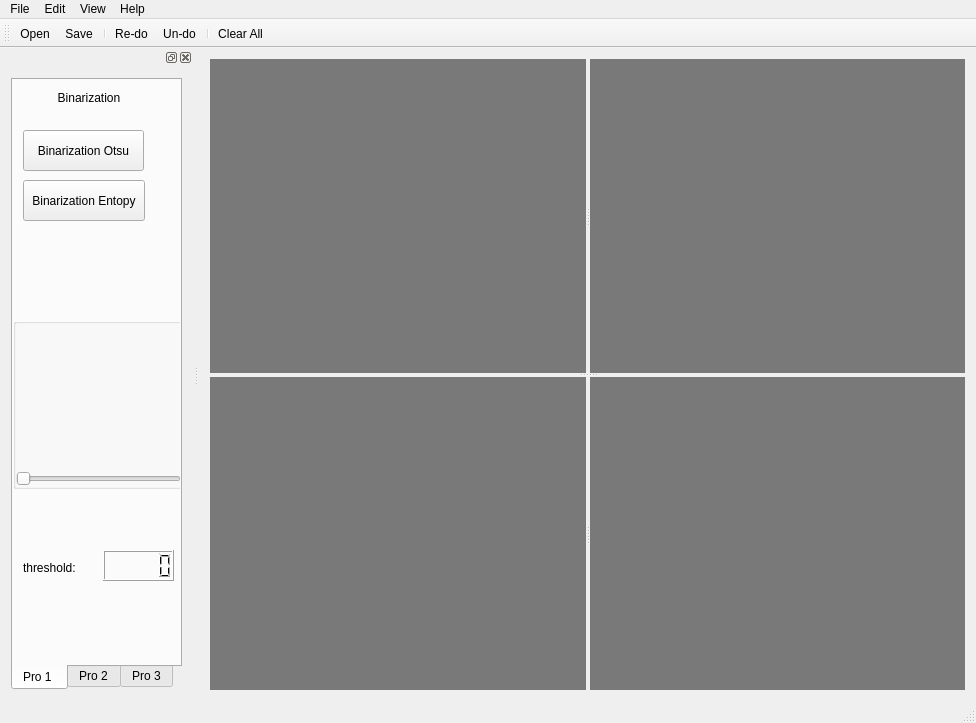
<?xml version="1.0" encoding="UTF-8"?>
<ui version="4.0">
 <class>MainWindowClass</class>
 <widget class="QMainWindow" name="MainWindowClass">
  <property name="geometry">
   <rect>
    <x>0</x>
    <y>0</y>
    <width>976</width>
    <height>723</height>
   </rect>
  </property>
  <property name="windowTitle">
   <string>Image Process Hw</string>
  </property>
  <widget class="QWidget" name="centralWidget">
   <layout class="QGridLayout" name="gridLayout">
    <item row="0" column="0">
     <widget class="QSplitter" name="splitter_3">
      <property name="orientation">
       <enum>Qt::Vertical</enum>
      </property>
      <widget class="QSplitter" name="splitter">
       <property name="orientation">
        <enum>Qt::Horizontal</enum>
       </property>
       <widget class="ImageWidget" name="widget_1" native="true">
        <property name="contextMenuPolicy">
         <enum>Qt::NoContextMenu</enum>
        </property>
        <property name="toolTip">
         <string>Original Image</string>
        </property>
        <property name="autoFillBackground">
         <bool>false</bool>
        </property>
        <property name="styleSheet">
         <string notr="true">background-color: rgb(121, 121, 121);</string>
        </property>
       </widget>
       <widget class="ImageWidget" name="widget_2" native="true">
        <property name="toolTip">
         <string>Gray Image</string>
        </property>
        <property name="autoFillBackground">
         <bool>false</bool>
        </property>
        <property name="styleSheet">
         <string notr="true">background-color: rgb(121, 121, 121);</string>
        </property>
       </widget>
      </widget>
      <widget class="QSplitter" name="splitter_2">
       <property name="orientation">
        <enum>Qt::Horizontal</enum>
       </property>
       <widget class="HistogramWidget" name="widget_hist" native="true">
        <property name="toolTip">
         <string>Histogram</string>
        </property>
        <property name="styleSheet">
         <string notr="true">background-color: rgb(121, 121, 121);</string>
        </property>
       </widget>
       <widget class="ImageWidget" name="widget_3" native="true">
        <property name="sizePolicy">
         <sizepolicy hsizetype="Preferred" vsizetype="Preferred">
          <horstretch>0</horstretch>
          <verstretch>0</verstretch>
         </sizepolicy>
        </property>
        <property name="toolTip">
         <string/>
        </property>
        <property name="autoFillBackground">
         <bool>false</bool>
        </property>
        <property name="styleSheet">
         <string notr="true">background-color: rgb(121, 121, 121);</string>
        </property>
       </widget>
      </widget>
     </widget>
    </item>
   </layout>
  </widget>
  <widget class="QMenuBar" name="menuBar">
   <property name="geometry">
    <rect>
     <x>0</x>
     <y>0</y>
     <width>976</width>
     <height>23</height>
    </rect>
   </property>
   <widget class="QMenu" name="menuFile">
    <property name="title">
     <string>File</string>
    </property>
    <addaction name="actionOpen"/>
    <addaction name="actionSave"/>
    <addaction name="actionSave_As"/>
    <addaction name="actionExit"/>
   </widget>
   <widget class="QMenu" name="menuEdit">
    <property name="title">
     <string>Edit</string>
    </property>
    <addaction name="actionUndo"/>
    <addaction name="actionRe_do"/>
   </widget>
   <widget class="QMenu" name="menuHelp">
    <property name="title">
     <string>Help</string>
    </property>
    <addaction name="actionAbout"/>
   </widget>
   <widget class="QMenu" name="menuView">
    <property name="title">
     <string>View</string>
    </property>
    <addaction name="actionToolBox"/>
   </widget>
   <addaction name="menuFile"/>
   <addaction name="menuEdit"/>
   <addaction name="menuView"/>
   <addaction name="menuHelp"/>
  </widget>
  <widget class="QToolBar" name="mainToolBar">
   <attribute name="toolBarArea">
    <enum>TopToolBarArea</enum>
   </attribute>
   <attribute name="toolBarBreak">
    <bool>false</bool>
   </attribute>
   <addaction name="actionOpen"/>
   <addaction name="actionSave"/>
   <addaction name="separator"/>
   <addaction name="actionRe_do"/>
   <addaction name="actionUndo"/>
   <addaction name="separator"/>
   <addaction name="actionClearOperation"/>
  </widget>
  <widget class="QStatusBar" name="statusBar"/>
  <widget class="QDockWidget" name="dockWidget">
   <property name="floating">
    <bool>false</bool>
   </property>
   <attribute name="dockWidgetArea">
    <number>1</number>
   </attribute>
   <widget class="QWidget" name="dockWidgetContents">
    <layout class="QGridLayout" name="gridLayout_2">
     <item row="0" column="0">
      <widget class="QTabWidget" name="tabWidget">
       <property name="minimumSize">
        <size>
         <width>171</width>
         <height>604</height>
        </size>
       </property>
       <property name="tabPosition">
        <enum>QTabWidget::South</enum>
       </property>
       <property name="currentIndex">
        <number>0</number>
       </property>
       <widget class="QWidget" name="tab_1">
        <attribute name="title">
         <string>Pro 1 </string>
        </attribute>
        <widget class="QPushButton" name="btnEntBi">
         <property name="geometry">
          <rect>
           <x>10</x>
           <y>100</y>
           <width>122</width>
           <height>41</height>
          </rect>
         </property>
         <property name="text">
          <string>Binarization Entopy</string>
         </property>
        </widget>
        <widget class="QLabel" name="label_3">
         <property name="geometry">
          <rect>
           <x>40</x>
           <y>10</y>
           <width>72</width>
           <height>16</height>
          </rect>
         </property>
         <property name="text">
          <string>Binarization</string>
         </property>
         <property name="alignment">
          <set>Qt::AlignCenter</set>
         </property>
        </widget>
        <widget class="QPushButton" name="btnOtsuBi">
         <property name="geometry">
          <rect>
           <x>10</x>
           <y>50</y>
           <width>121</width>
           <height>41</height>
          </rect>
         </property>
         <property name="text">
          <string>Binarization Otsu</string>
         </property>
        </widget>
        <widget class="QGroupBox" name="groupBox_7">
         <property name="geometry">
          <rect>
           <x>0</x>
           <y>238</y>
           <width>171</width>
           <height>171</height>
          </rect>
         </property>
         <property name="title">
          <string/>
         </property>
         <layout class="QVBoxLayout" name="verticalLayout_5" stretch="1,0,0">
          <property name="margin">
           <number>0</number>
          </property>
          <item>
           <widget class="QLabel" name="smallhist">
            <property name="text">
             <string/>
            </property>
           </widget>
          </item>
          <item>
           <widget class="QLabel" name="label_7">
            <property name="text">
             <string/>
            </property>
            <property name="pixmap">
             <pixmap resource="mainwindow.qrc">:/MainWindow/bar.bmp</pixmap>
            </property>
           </widget>
          </item>
          <item>
           <widget class="QSlider" name="slider">
            <property name="maximum">
             <number>255</number>
            </property>
            <property name="orientation">
             <enum>Qt::Horizontal</enum>
            </property>
           </widget>
          </item>
         </layout>
        </widget>
        <widget class="QLCDNumber" name="lcdNumber">
         <property name="geometry">
          <rect>
           <x>90</x>
           <y>470</y>
           <width>71</width>
           <height>31</height>
          </rect>
         </property>
        </widget>
        <widget class="QLabel" name="label_8">
         <property name="geometry">
          <rect>
           <x>10</x>
           <y>480</y>
           <width>81</width>
           <height>16</height>
          </rect>
         </property>
         <property name="styleSheet">
          <string notr="true">font: 75 12pt &quot;Aharoni&quot;;</string>
         </property>
         <property name="text">
          <string>threshold:</string>
         </property>
        </widget>
       </widget>
       <widget class="QWidget" name="tab_2">
        <attribute name="title">
         <string>Pro 2</string>
        </attribute>
        <widget class="QPushButton" name="btnSobel">
         <property name="geometry">
          <rect>
           <x>0</x>
           <y>460</y>
           <width>75</width>
           <height>23</height>
          </rect>
         </property>
         <property name="text">
          <string>Ok</string>
         </property>
        </widget>
        <widget class="QPlainTextEdit" name="plainTextEdit">
         <property name="geometry">
          <rect>
           <x>0</x>
           <y>270</y>
           <width>161</width>
           <height>161</height>
          </rect>
         </property>
         <property name="plainText">
          <string/>
         </property>
        </widget>
        <widget class="QComboBox" name="comboBox">
         <property name="enabled">
          <bool>true</bool>
         </property>
         <property name="geometry">
          <rect>
           <x>10</x>
           <y>80</y>
           <width>131</width>
           <height>22</height>
          </rect>
         </property>
         <property name="currentIndex">
          <number>-1</number>
         </property>
         <item>
          <property name="text">
           <string>Sobel</string>
          </property>
         </item>
         <item>
          <property name="text">
           <string>Prewitt</string>
          </property>
         </item>
         <item>
          <property name="text">
           <string>Mean Filter</string>
          </property>
         </item>
         <item>
          <property name="text">
           <string>Median Filter</string>
          </property>
         </item>
         <item>
          <property name="text">
           <string>Gaussian Filter</string>
          </property>
         </item>
        </widget>
        <widget class="QLabel" name="label">
         <property name="geometry">
          <rect>
           <x>10</x>
           <y>50</y>
           <width>91</width>
           <height>16</height>
          </rect>
         </property>
         <property name="text">
          <string>Select Filter</string>
         </property>
        </widget>
        <widget class="QLabel" name="label_5">
         <property name="geometry">
          <rect>
           <x>10</x>
           <y>250</y>
           <width>131</width>
           <height>16</height>
          </rect>
         </property>
         <property name="text">
          <string>Cunstom Kernel</string>
         </property>
        </widget>
        <widget class="QLabel" name="label_6">
         <property name="geometry">
          <rect>
           <x>10</x>
           <y>130</y>
           <width>131</width>
           <height>91</height>
          </rect>
         </property>
         <property name="text">
          <string>No filter you want? That's OK. Input the filter you want below. Just make sure there's no wrong input.</string>
         </property>
         <property name="alignment">
          <set>Qt::AlignJustify|Qt::AlignVCenter</set>
         </property>
         <property name="wordWrap">
          <bool>true</bool>
         </property>
        </widget>
        <widget class="QPushButton" name="btnClear">
         <property name="geometry">
          <rect>
           <x>80</x>
           <y>460</y>
           <width>75</width>
           <height>23</height>
          </rect>
         </property>
         <property name="text">
          <string>Clear</string>
         </property>
        </widget>
        <widget class="QLabel" name="label_4">
         <property name="geometry">
          <rect>
           <x>40</x>
           <y>10</y>
           <width>101</width>
           <height>16</height>
          </rect>
         </property>
         <property name="text">
          <string>Convolution</string>
         </property>
        </widget>
       </widget>
       <widget class="QWidget" name="tab_3">
        <attribute name="title">
         <string>Pro 3</string>
        </attribute>
        <widget class="QGroupBox" name="groupBox">
         <property name="geometry">
          <rect>
           <x>0</x>
           <y>20</y>
           <width>161</width>
           <height>81</height>
          </rect>
         </property>
         <property name="title">
          <string>Basic Morphology</string>
         </property>
         <layout class="QGridLayout" name="gridLayout_4">
          <item row="0" column="0">
           <widget class="QPushButton" name="btnDilation">
            <property name="text">
             <string>Dilation</string>
            </property>
           </widget>
          </item>
          <item row="2" column="2">
           <widget class="QPushButton" name="btnClose">
            <property name="text">
             <string>Close</string>
            </property>
           </widget>
          </item>
          <item row="2" column="0">
           <widget class="QPushButton" name="btnOpen">
            <property name="text">
             <string>Open</string>
            </property>
           </widget>
          </item>
          <item row="0" column="2">
           <widget class="QPushButton" name="btnErosion">
            <property name="text">
             <string>Erosion</string>
            </property>
           </widget>
          </item>
         </layout>
        </widget>
        <widget class="QGroupBox" name="groupBox_2">
         <property name="geometry">
          <rect>
           <x>0</x>
           <y>100</y>
           <width>171</width>
           <height>51</height>
          </rect>
         </property>
         <property name="title">
          <string/>
         </property>
         <layout class="QHBoxLayout" name="horizontalLayout">
          <item>
           <widget class="QPushButton" name="btnEdgeDect">
            <property name="text">
             <string>EdgeDection</string>
            </property>
           </widget>
          </item>
          <item>
           <widget class="QPushButton" name="btnGradient">
            <property name="text">
             <string>Gradient</string>
            </property>
           </widget>
          </item>
         </layout>
        </widget>
        <widget class="QGroupBox" name="groupBox_3">
         <property name="geometry">
          <rect>
           <x>0</x>
           <y>150</y>
           <width>161</width>
           <height>81</height>
          </rect>
         </property>
         <property name="title">
          <string>Skeleton</string>
         </property>
         <layout class="QVBoxLayout" name="verticalLayout">
          <item>
           <widget class="QPushButton" name="btnSketeton">
            <property name="text">
             <string>Get Skeleton</string>
            </property>
           </widget>
          </item>
          <item>
           <widget class="QRadioButton" name="radioButton">
            <property name="text">
             <string>Step by Step</string>
            </property>
           </widget>
          </item>
         </layout>
        </widget>
        <widget class="QGroupBox" name="groupBox_4">
         <property name="geometry">
          <rect>
           <x>0</x>
           <y>310</y>
           <width>161</width>
           <height>77</height>
          </rect>
         </property>
         <property name="title">
          <string>Gray Scale Rescontruction</string>
         </property>
         <layout class="QVBoxLayout" name="verticalLayout_3">
          <item>
           <widget class="QPushButton" name="btnRescon">
            <property name="text">
             <string>Resconstruction</string>
            </property>
           </widget>
          </item>
          <item>
           <widget class="QRadioButton" name="radioButton_3">
            <property name="text">
             <string>Step by Step</string>
            </property>
           </widget>
          </item>
         </layout>
        </widget>
        <widget class="QGroupBox" name="groupBox_5">
         <property name="geometry">
          <rect>
           <x>0</x>
           <y>230</y>
           <width>161</width>
           <height>77</height>
          </rect>
         </property>
         <property name="title">
          <string>Distance Transform</string>
         </property>
         <layout class="QVBoxLayout" name="verticalLayout_2">
          <item>
           <widget class="QPushButton" name="btnDisTrans">
            <property name="text">
             <string>Distance Transform</string>
            </property>
           </widget>
          </item>
          <item>
           <widget class="QRadioButton" name="radioButton_2">
            <property name="text">
             <string>Step by Step</string>
            </property>
           </widget>
          </item>
         </layout>
        </widget>
        <widget class="QGroupBox" name="groupBox_6">
         <property name="geometry">
          <rect>
           <x>0</x>
           <y>400</y>
           <width>161</width>
           <height>191</height>
          </rect>
         </property>
         <property name="title">
          <string>Structure Element</string>
         </property>
         <layout class="QVBoxLayout" name="verticalLayout_4">
          <item>
           <widget class="QPlainTextEdit" name="plainTextEdit_2">
            <property name="lineWrapMode">
             <enum>QPlainTextEdit::NoWrap</enum>
            </property>
            <property name="readOnly">
             <bool>true</bool>
            </property>
           </widget>
          </item>
          <item>
           <widget class="QLabel" name="label_2">
            <property name="text">
             <string/>
            </property>
           </widget>
          </item>
          <item>
           <widget class="QPushButton" name="btnSetSE">
            <property name="text">
             <string>Custom</string>
            </property>
           </widget>
          </item>
         </layout>
        </widget>
       </widget>
      </widget>
     </item>
    </layout>
   </widget>
  </widget>
  <action name="actionOpen">
   <property name="icon">
    <iconset resource="mainwindow.qrc">
     <normaloff>:/MainWindow/fileopen.png</normaloff>:/MainWindow/fileopen.png</iconset>
   </property>
   <property name="text">
    <string>Open</string>
   </property>
   <property name="shortcut">
    <string>Ctrl+O</string>
   </property>
  </action>
  <action name="actionSave">
   <property name="icon">
    <iconset resource="mainwindow.qrc">
     <normaloff>:/MainWindow/filesave.png</normaloff>:/MainWindow/filesave.png</iconset>
   </property>
   <property name="text">
    <string>Save</string>
   </property>
   <property name="toolTip">
    <string>Save the Image in Right Bottom Window</string>
   </property>
   <property name="shortcut">
    <string>Ctrl+S</string>
   </property>
  </action>
  <action name="actionSave_As">
   <property name="text">
    <string>Save As</string>
   </property>
   <property name="shortcut">
    <string>Ctrl+Shift+S</string>
   </property>
  </action>
  <action name="actionExit">
   <property name="text">
    <string>Exit</string>
   </property>
   <property name="shortcut">
    <string>Ctrl+F4</string>
   </property>
  </action>
  <action name="actionAbout">
   <property name="text">
    <string>About</string>
   </property>
   <property name="shortcut">
    <string>F1</string>
   </property>
  </action>
  <action name="actionUndo">
   <property name="icon">
    <iconset resource="mainwindow.qrc">
     <normaloff>:/MainWindow/editundo.png</normaloff>:/MainWindow/editundo.png</iconset>
   </property>
   <property name="text">
    <string>Un-do</string>
   </property>
   <property name="shortcut">
    <string>Ctrl+Z</string>
   </property>
  </action>
  <action name="actionClearOperation">
   <property name="icon">
    <iconset resource="mainwindow.qrc">
     <normaloff>:/MainWindow/clearhistory.png</normaloff>:/MainWindow/clearhistory.png</iconset>
   </property>
   <property name="text">
    <string>Clear All</string>
   </property>
   <property name="toolTip">
    <string>clear all operation</string>
   </property>
  </action>
  <action name="actionRe_do">
   <property name="icon">
    <iconset resource="mainwindow.qrc">
     <normaloff>:/MainWindow/editredo.png</normaloff>:/MainWindow/editredo.png</iconset>
   </property>
   <property name="text">
    <string>Re-do</string>
   </property>
  </action>
  <action name="actionToolBox">
   <property name="text">
    <string>ToolBox</string>
   </property>
  </action>
 </widget>
 <layoutdefault spacing="6" margin="11"/>
 <customwidgets>
  <customwidget>
   <class>ImageWidget</class>
   <extends>QWidget</extends>
   <header location="global">imagewidget.h</header>
   <container>1</container>
  </customwidget>
  <customwidget>
   <class>HistogramWidget</class>
   <extends>QWidget</extends>
   <header location="global">histogramwidget.h</header>
   <container>1</container>
  </customwidget>
 </customwidgets>
 <resources>
  <include location="mainwindow.qrc"/>
 </resources>
 <connections>
  <connection>
   <sender>actionExit</sender>
   <signal>triggered()</signal>
   <receiver>MainWindowClass</receiver>
   <slot>close()</slot>
   <hints>
    <hint type="sourcelabel">
     <x>-1</x>
     <y>-1</y>
    </hint>
    <hint type="destinationlabel">
     <x>343</x>
     <y>252</y>
    </hint>
   </hints>
  </connection>
  <connection>
   <sender>actionOpen</sender>
   <signal>triggered()</signal>
   <receiver>MainWindowClass</receiver>
   <slot>loadImage()</slot>
   <hints>
    <hint type="sourcelabel">
     <x>-1</x>
     <y>-1</y>
    </hint>
    <hint type="destinationlabel">
     <x>457</x>
     <y>333</y>
    </hint>
   </hints>
  </connection>
  <connection>
   <sender>btnOtsuBi</sender>
   <signal>clicked()</signal>
   <receiver>MainWindowClass</receiver>
   <slot>otsuBinary()</slot>
   <hints>
    <hint type="sourcelabel">
     <x>81</x>
     <y>185</y>
    </hint>
    <hint type="destinationlabel">
     <x>466</x>
     <y>342</y>
    </hint>
   </hints>
  </connection>
  <connection>
   <sender>btnEntBi</sender>
   <signal>clicked()</signal>
   <receiver>MainWindowClass</receiver>
   <slot>entropyBinary()</slot>
   <hints>
    <hint type="sourcelabel">
     <x>81</x>
     <y>235</y>
    </hint>
    <hint type="destinationlabel">
     <x>466</x>
     <y>342</y>
    </hint>
   </hints>
  </connection>
  <connection>
   <sender>tabWidget</sender>
   <signal>currentChanged(int)</signal>
   <receiver>MainWindowClass</receiver>
   <slot>SetProjectView(int)</slot>
   <hints>
    <hint type="sourcelabel">
     <x>94</x>
     <y>358</y>
    </hint>
    <hint type="destinationlabel">
     <x>466</x>
     <y>342</y>
    </hint>
   </hints>
  </connection>
  <connection>
   <sender>btnSobel</sender>
   <signal>clicked()</signal>
   <receiver>MainWindowClass</receiver>
   <slot>cusconv()</slot>
   <hints>
    <hint type="sourcelabel">
     <x>88</x>
     <y>211</y>
    </hint>
    <hint type="destinationlabel">
     <x>466</x>
     <y>342</y>
    </hint>
   </hints>
  </connection>
  <connection>
   <sender>comboBox</sender>
   <signal>activated(int)</signal>
   <receiver>MainWindowClass</receiver>
   <slot>conv(int)</slot>
   <hints>
    <hint type="sourcelabel">
     <x>86</x>
     <y>170</y>
    </hint>
    <hint type="destinationlabel">
     <x>466</x>
     <y>342</y>
    </hint>
   </hints>
  </connection>
  <connection>
   <sender>btnClear</sender>
   <signal>clicked()</signal>
   <receiver>MainWindowClass</receiver>
   <slot>clearOperations()</slot>
   <hints>
    <hint type="sourcelabel">
     <x>128</x>
     <y>551</y>
    </hint>
    <hint type="destinationlabel">
     <x>466</x>
     <y>342</y>
    </hint>
   </hints>
  </connection>
  <connection>
   <sender>actionSave</sender>
   <signal>triggered()</signal>
   <receiver>MainWindowClass</receiver>
   <slot>saveImage()</slot>
   <hints>
    <hint type="sourcelabel">
     <x>-1</x>
     <y>-1</y>
    </hint>
    <hint type="destinationlabel">
     <x>466</x>
     <y>342</y>
    </hint>
   </hints>
  </connection>
  <connection>
   <sender>actionUndo</sender>
   <signal>triggered()</signal>
   <receiver>MainWindowClass</receiver>
   <slot>undo()</slot>
   <hints>
    <hint type="sourcelabel">
     <x>-1</x>
     <y>-1</y>
    </hint>
    <hint type="destinationlabel">
     <x>466</x>
     <y>342</y>
    </hint>
   </hints>
  </connection>
  <connection>
   <sender>btnErosion</sender>
   <signal>clicked()</signal>
   <receiver>MainWindowClass</receiver>
   <slot>erosion()</slot>
   <hints>
    <hint type="sourcelabel">
     <x>58</x>
     <y>168</y>
    </hint>
    <hint type="destinationlabel">
     <x>466</x>
     <y>342</y>
    </hint>
   </hints>
  </connection>
  <connection>
   <sender>btnDilation</sender>
   <signal>clicked()</signal>
   <receiver>MainWindowClass</receiver>
   <slot>dilation()</slot>
   <hints>
    <hint type="sourcelabel">
     <x>58</x>
     <y>128</y>
    </hint>
    <hint type="destinationlabel">
     <x>466</x>
     <y>342</y>
    </hint>
   </hints>
  </connection>
  <connection>
   <sender>actionClearOperation</sender>
   <signal>triggered()</signal>
   <receiver>MainWindowClass</receiver>
   <slot>clearOperations()</slot>
   <hints>
    <hint type="sourcelabel">
     <x>-1</x>
     <y>-1</y>
    </hint>
    <hint type="destinationlabel">
     <x>466</x>
     <y>342</y>
    </hint>
   </hints>
  </connection>
  <connection>
   <sender>actionRe_do</sender>
   <signal>triggered()</signal>
   <receiver>MainWindowClass</receiver>
   <slot>redo()</slot>
   <hints>
    <hint type="sourcelabel">
     <x>-1</x>
     <y>-1</y>
    </hint>
    <hint type="destinationlabel">
     <x>466</x>
     <y>342</y>
    </hint>
   </hints>
  </connection>
  <connection>
   <sender>btnOpen</sender>
   <signal>clicked()</signal>
   <receiver>MainWindowClass</receiver>
   <slot>open()</slot>
   <hints>
    <hint type="sourcelabel">
     <x>128</x>
     <y>128</y>
    </hint>
    <hint type="destinationlabel">
     <x>452</x>
     <y>342</y>
    </hint>
   </hints>
  </connection>
  <connection>
   <sender>btnClose</sender>
   <signal>clicked()</signal>
   <receiver>MainWindowClass</receiver>
   <slot>morph_close()</slot>
   <hints>
    <hint type="sourcelabel">
     <x>128</x>
     <y>168</y>
    </hint>
    <hint type="destinationlabel">
     <x>452</x>
     <y>342</y>
    </hint>
   </hints>
  </connection>
  <connection>
   <sender>btnDisTrans</sender>
   <signal>clicked()</signal>
   <receiver>MainWindowClass</receiver>
   <slot>distanceTransform()</slot>
   <hints>
    <hint type="sourcelabel">
     <x>56</x>
     <y>218</y>
    </hint>
    <hint type="destinationlabel">
     <x>452</x>
     <y>342</y>
    </hint>
   </hints>
  </connection>
  <connection>
   <sender>btnSketeton</sender>
   <signal>clicked()</signal>
   <receiver>MainWindowClass</receiver>
   <slot>getSkeleton()</slot>
   <hints>
    <hint type="sourcelabel">
     <x>61</x>
     <y>258</y>
    </hint>
    <hint type="destinationlabel">
     <x>452</x>
     <y>342</y>
    </hint>
   </hints>
  </connection>
  <connection>
   <sender>btnEdgeDect</sender>
   <signal>clicked()</signal>
   <receiver>MainWindowClass</receiver>
   <slot>edgeDect()</slot>
   <hints>
    <hint type="sourcelabel">
     <x>61</x>
     <y>308</y>
    </hint>
    <hint type="destinationlabel">
     <x>452</x>
     <y>342</y>
    </hint>
   </hints>
  </connection>
  <connection>
   <sender>btnGradient</sender>
   <signal>clicked()</signal>
   <receiver>MainWindowClass</receiver>
   <slot>gradient()</slot>
   <hints>
    <hint type="sourcelabel">
     <x>58</x>
     <y>358</y>
    </hint>
    <hint type="destinationlabel">
     <x>452</x>
     <y>342</y>
    </hint>
   </hints>
  </connection>
  <connection>
   <sender>btnRescon</sender>
   <signal>clicked()</signal>
   <receiver>MainWindowClass</receiver>
   <slot>grayScaleReconstruction()</slot>
   <hints>
    <hint type="sourcelabel">
     <x>86</x>
     <y>388</y>
    </hint>
    <hint type="destinationlabel">
     <x>452</x>
     <y>342</y>
    </hint>
   </hints>
  </connection>
  <connection>
   <sender>actionToolBox</sender>
   <signal>triggered()</signal>
   <receiver>dockWidget</receiver>
   <slot>show()</slot>
   <hints>
    <hint type="sourcelabel">
     <x>-1</x>
     <y>-1</y>
    </hint>
    <hint type="destinationlabel">
     <x>94</x>
     <y>378</y>
    </hint>
   </hints>
  </connection>
  <connection>
   <sender>slider</sender>
   <signal>valueChanged(int)</signal>
   <receiver>MainWindowClass</receiver>
   <slot>binarization(int)</slot>
   <hints>
    <hint type="sourcelabel">
     <x>741</x>
     <y>648</y>
    </hint>
    <hint type="destinationlabel">
     <x>466</x>
     <y>342</y>
    </hint>
   </hints>
  </connection>
  <connection>
   <sender>slider</sender>
   <signal>valueChanged(int)</signal>
   <receiver>lcdNumber</receiver>
   <slot>display(int)</slot>
   <hints>
    <hint type="sourcelabel">
     <x>96</x>
     <y>398</y>
    </hint>
    <hint type="destinationlabel">
     <x>106</x>
     <y>315</y>
    </hint>
   </hints>
  </connection>
 </connections>
 <slots>
  <slot>loadImage()</slot>
  <slot>showHistogram()</slot>
  <slot>otsuBinary()</slot>
  <slot>entropyBinary()</slot>
  <slot>binarization(int)</slot>
  <slot>SetProjectView(int)</slot>
  <slot>Sobel()</slot>
  <slot>cusconv()</slot>
  <slot>conv(int)</slot>
  <slot>clearOperations()</slot>
  <slot>saveImage()</slot>
  <slot>undo()</slot>
  <slot>dilation()</slot>
  <slot>erosion()</slot>
  <slot>redo()</slot>
  <slot>open()</slot>
  <slot>morph_close()</slot>
  <slot>distanceTransform()</slot>
  <slot>getSkeleton()</slot>
  <slot>edgeDect()</slot>
  <slot>gradient()</slot>
  <slot>grayScaleReconstruction()</slot>
 </slots>
</ui>
